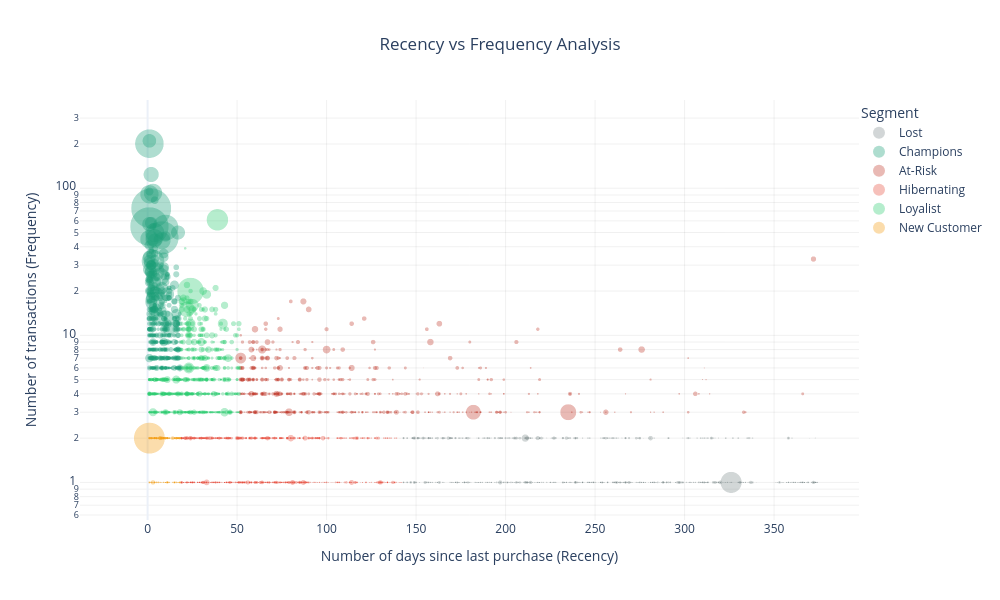

Source (notebook cell):
### Markdown cell above
#### Recency vs Frequency Analysis using Scatter Plot

### Code cell
fig = px.scatter(
    rfm,
    x="Recency",
    y="Frequency",
    color="Segment",
    size="Monetary",
    size_max=40,
    hover_name="CustomerID",
    log_y=True,
    title="Recency vs Frequency Analysis",
    color_discrete_map=color_map,
    template="plotly_white",
)

fig.update_traces(
    opacity=0.5,
    marker=dict(
        line=dict(width=0),
        sizemode='area'
    )
)

fig.update_layout(
    title_x=0.5,
    xaxis_title="Number of days since last purchase (Recency)",
    yaxis_title="Number of transactions (Frequency)",
    legend_title="Segment",
    legend=dict(
        x=1,
        y=1,
        xanchor='left'
    ),
    width=1000,
    height=600,
    xaxis=dict(showgrid=True, gridcolor='rgba(0,0,0,0.06)'),
    yaxis=dict(showgrid=True, gridcolor='rgba(0,0,0,0.06)')
)

fig.show()

### Figure 1 — Plotly figure (JSON) as saved in the notebook; plotly's stock layout.template omitted (floating-point values rounded to 4 significant figures; data arrays with more than 128 entries replaced by an {"elided": "..."} marker saying what was removed)
{"data": [{"hovertemplate": "<b>%{hovertext}</b><br><br>Segment=Lost<br>Recency=%{x}<br>Frequency=%{y}<br>Monetary=%{marker.size}<extra></extra>", "hovertext": {"elided": "946 float values"}, "legendgroup": "Lost", "marker": {"color": "#7F8C8D", "line": {"width": 0}, "size": {"elided": "946 float values"}, "sizemode": "area", "sizeref": 175.1, "symbol": "circle"}, "mode": "markers", "name": "Lost", "opacity": 0.5, "showlegend": true, "type": "scattergl", "x": {"elided": "946 int values"}, "xaxis": "x", "y": {"elided": "946 int values"}, "yaxis": "y"}, {"hovertemplate": "<b>%{hovertext}</b><br><br>Segment=Champions<br>Recency=%{x}<br>Frequency=%{y}<br>Monetary=%{marker.size}<extra></extra>", "hovertext": {"elided": "524 float values"}, "legendgroup": "Champions", "marker": {"color": "#1B9E77", "line": {"width": 0}, "size": {"elided": "524 float values"}, "sizemode": "area", "sizeref": 175.1, "symbol": "circle"}, "mode": "markers", "name": "Champions", "opacity": 0.5, "showlegend": true, "type": "scattergl", "x": {"elided": "524 int values"}, "xaxis": "x", "y": {"elided": "524 int values"}, "yaxis": "y"}, {"hovertemplate": "<b>%{hovertext}</b><br><br>Segment=At-Risk<br>Recency=%{x}<br>Frequency=%{y}<br>Monetary=%{marker.size}<extra></extra>", "hovertext": {"elided": "561 float values"}, "legendgroup": "At-Risk", "marker": {"color": "#C0392B", "line": {"width": 0}, "size": {"elided": "561 float values"}, "sizemode": "area", "sizeref": 175.1, "symbol": "circle"}, "mode": "markers", "name": "At-Risk", "opacity": 0.5, "showlegend": true, "type": "scattergl", "x": {"elided": "561 int values"}, "xaxis": "x", "y": {"elided": "561 int values"}, "yaxis": "y"}, {"hovertemplate": "<b>%{hovertext}</b><br><br>Segment=Hibernating<br>Recency=%{x}<br>Frequency=%{y}<br>Monetary=%{marker.size}<extra></extra>", "hovertext": {"elided": "1132 float values"}, "legendgroup": "Hibernating", "marker": {"color": "#E74C3C", "line": {"width": 0}, "size": {"elided": "1132 float values"}, "sizemode": "area", "sizeref": 175.1, "symbol": "circle"}, "mode": "markers", "name": "Hibernating", "opacity": 0.5, "showlegend": true, "type": "scattergl", "x": {"elided": "1132 int values"}, "xaxis": "x", "y": {"elided": "1132 int values"}, "yaxis": "y"}, {"hovertemplate": "<b>%{hovertext}</b><br><br>Segment=Loyalist<br>Recency=%{x}<br>Frequency=%{y}<br>Monetary=%{marker.size}<extra></extra>", "hovertext": {"elided": "906 float values"}, "legendgroup": "Loyalist", "marker": {"color": "#2ECC71", "line": {"width": 0}, "size": {"elided": "906 float values"}, "sizemode": "area", "sizeref": 175.1, "symbol": "circle"}, "mode": "markers", "name": "Loyalist", "opacity": 0.5, "showlegend": true, "type": "scattergl", "x": {"elided": "906 int values"}, "xaxis": "x", "y": {"elided": "906 int values"}, "yaxis": "y"}, {"hovertemplate": "<b>%{hovertext}</b><br><br>Segment=New Customer<br>Recency=%{x}<br>Frequency=%{y}<br>Monetary=%{marker.size}<extra></extra>", "hovertext": {"elided": "269 float values"}, "legendgroup": "New Customer", "marker": {"color": "#F39C12", "line": {"width": 0}, "size": {"elided": "269 float values"}, "sizemode": "area", "sizeref": 175.1, "symbol": "circle"}, "mode": "markers", "name": "New Customer", "opacity": 0.5, "showlegend": true, "type": "scattergl", "x": {"elided": "269 int values"}, "xaxis": "x", "y": {"elided": "269 int values"}, "yaxis": "y"}], "layout": {"height": 600, "legend": {"itemsizing": "constant", "title": {"text": "Segment"}, "tracegroupgap": 0, "x": 1, "xanchor": "left", "y": 1}, "title": {"text": "Recency vs Frequency Analysis", "x": 0.5}, "width": 1000, "xaxis": {"anchor": "y", "domain": [0, 1], "gridcolor": "rgba(0,0,0,0.06)", "showgrid": true, "title": {"text": "Number of days since last purchase (Recency)"}}, "yaxis": {"anchor": "x", "domain": [0, 1], "gridcolor": "rgba(0,0,0,0.06)", "showgrid": true, "title": {"text": "Number of transactions (Frequency)"}, "type": "log"}}}
